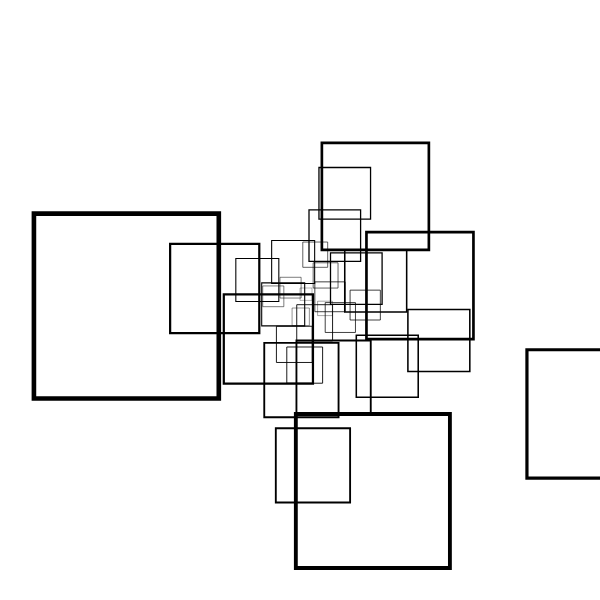
Frame 1 (no input)
Frame 60 (no input): identical to frame 1, image omitted
Frame 120 (the mouse pressed at the canvas centre since frame 60): identical to frame 1, image omitted

The p5.js sketch that drew this single still picture (run headless with seeded random() and noise() and a simulated clock; from frame 60 on, the mouse is pressed at the canvas centre):

// p5.js sketch
// ── sketch.js
//I made a rectangle! Called R with translate length en rect as length*2 (line 55)

let premise = 'R';
  let rules = {
    R: 'Rff+>[fRf]',
  }
let bigRule;


let length = 20;
let angle = 90;

function setup() {
  createCanvas(600, 600);
  angleMode(DEGREES);
  bigRule = resolveRules(premise, rules, 4);
  print(bigRule);
  
}

function draw() {
  background('white');
  stroke('black');
  strokeWeight(1);
  noFill();
  translate(width / 2, height / 2);
  rotate(-90);
  scale(0.3);

  drawShape(bigRule);
   // angle += 1;
  // length += 0.1;
}

function resolveRules(startRule, rules, depth) {
  let endRule = '';
  for (let currentLetter of startRule) {
    if (currentLetter in rules) {
      endRule += rules[currentLetter];
    } else {
      endRule += currentLetter;
    }
  }
  if (depth >= 1) {
    endRule = resolveRules(endRule, rules, depth - 1);
  }
  return endRule;
}


function drawShape(rule)  {
  for (let c of rule) {
    if (c === 'F') {
      line(0, 0, length, 0);
      translate(length, 0);
    } else if (c === 'R') {
      rect(0, 0, length*2, length*2);
      translate(length, length);
    } else if (c === 'D') {
      line(0, 0, length * 4, 0);
      translate(length*4, 0);
    } else if (c === 'f') {
      translate(0, length, 0);
    } else if (c === '+') {
      rotate(angle);
    } else if (c === '-') {
      rotate(-angle);
    } else if (c === '[') {
      push();
    } else if (c === ']') {
      pop();
    } else if (c === '>') {
      scale(1.2);
    } else if (c === '<') {
      scale(0.8);
   
    }
  }
}
